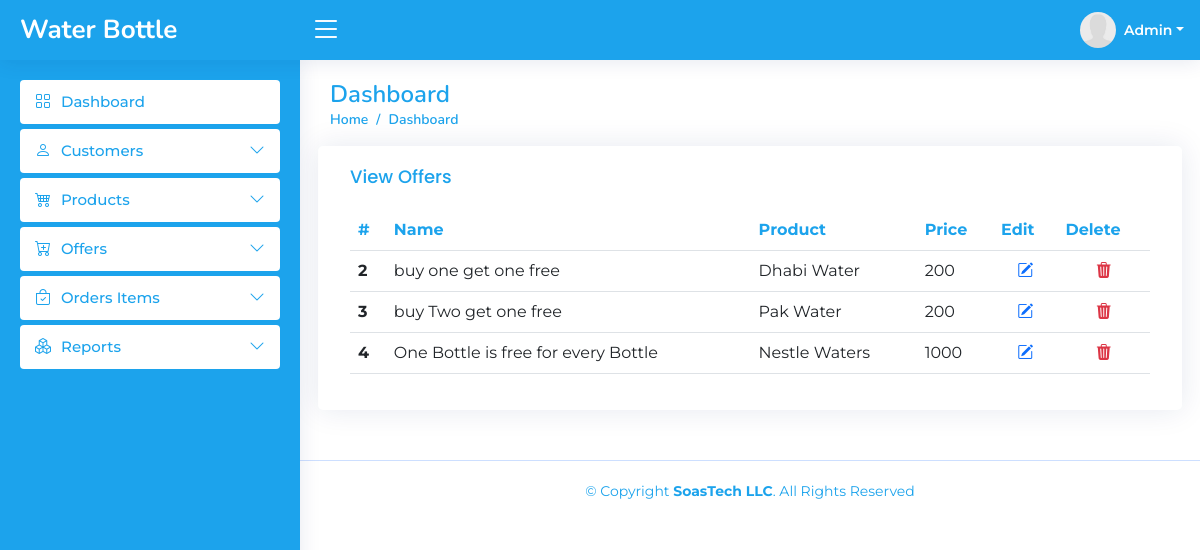
The app's page /Dashboard/viewoffers.php (signed in) with its own data.
### tables this page shows
CREATE TABLE `offers` (
  `id` int(11) NOT NULL,
  `offer` varchar(256) DEFAULT NULL,
  `product_id` int(11) DEFAULT NULL,
  `price` int(11) DEFAULT NULL
);

CREATE TABLE `products` (
  `id` int(11) NOT NULL,
  `product_name` varchar(50) NOT NULL,
  `description` varchar(100) NOT NULL,
  `price` int(11) NOT NULL,
  `stock_quantity` int(11) NOT NULL
);

### Dashboard/viewoffers.php (the view, shortened to what this page needs)
<?php
include("../conn.php");
if(isset($_SESSION['admin']))
{
?>
<!DOCTYPE html>
<html lang="en">
<head>
  <link href="assets/vendor/bootstrap/css/bootstrap.min.css" rel="stylesheet">
  <link href="assets/vendor/bootstrap-icons/bootstrap-icons.css" rel="stylesheet">
  <link href="assets/vendor/boxicons/css/boxicons.min.css" rel="stylesheet">
  <link href="assets/vendor/quill/quill.snow.css" rel="stylesheet">
  <link href="assets/vendor/quill/quill.bubble.css" rel="stylesheet">
  <link href="assets/vendor/remixicon/remixicon.css" rel="stylesheet">
  <link href="assets/vendor/simple-datatables/style.css" rel="stylesheet">
  <link href="assets/css/style.css" rel="stylesheet">
</head>
<body>
 <?php
  include('./header.php');
  ?>
  <?php
  include('./sidebar.php');
  ?>
  <main id="main" class="main">
    <div class="pagetitle">
      <h1>Dashboard</h1>
      <nav>
        <ol class="breadcrumb">
          <li class="breadcrumb-item"><a href="index.php">Home</a></li>
          <li class="breadcrumb-item active">Dashboard</li>
        </ol>
      </nav>
    </div>
    <section class="section dashboard">
      <div class="row">
        <div class="col-lg-12">
          <div class="row">
<div class="card">
  <div class="card-body">
    <h5 class="card-title">View Offers</h5>
    <table class="table table-hover datatable">
      <thead class="samad-dashborad-header">
        <tr>
          <th scope="col">#</th>
          <th scope="col">Name</th>
          <th scope="col">Product</th>
          <th scope="col">Price</th>
          <th scope="col">Edit</th>
          <th scope="col">Delete</th>
        </tr>
      </thead>
      <tbody>
      <?php
        $query = "SELECT offers.*,products.product_name from offers
        JOIN products ON products.id = offers.product_id";
        $query_run = mysqli_query($conn,$query);
        while($row = mysqli_fetch_assoc($query_run)){
        ?>
       <tr>
          <th scope="row"><?php echo $row['id'] ?></th>
          <td><?php echo $row['offer'] ?></td>
          <td><?php echo $row['product_name'] ?></td>
          <td><?php echo $row['price'] ?></td>
          <td class="text-center"><a href="./editoffer.php?id=<?php echo $row['id']?>"><i class="bi bi-pencil-square text-primary"></i></a></td>
          <td class="text-center">
          <form action="./deleteoffer.php" method="POST">
            <a href="deleteoffer.php?delete=<?php echo $row['id'] ?>" name="delete"><i class="bi bi-trash3-fill text-danger"></i></a>
            </form>
          </td>
       </tr>
        <?php
        }
       ?>
      </tbody>
    </table>
  </div>
</div>
          </div>
        </div>
      </div>
    </section>
  </main>
  <?php
  include('./footer.php');
  ?>
</body>
</html>
<?php
    }else{
      header("location:../admin.php");
    }
?>

### Dashboard/header.php (shortened to what this page needs)
 <header id="header" class="header fixed-top d-flex align-items-center">
<div class="d-flex align-items-center justify-content-between">
  <a href="index.php?session=admin" class="logo d-flex align-items-center">
    <span class="d-none d-lg-block">Water Bottle</span>
  </a>
  <i class="bi bi-list toggle-sidebar-btn"></i>
</div>
<nav class="header-nav ms-auto">
  <ul class="d-flex align-items-center">
    <li class="nav-item dropdown pe-3">
      <a class="nav-link nav-profile d-flex align-items-center pe-0" href="#" data-bs-toggle="dropdown">
        <img src="./assets/img/DP.jpg" alt="Profile" class="rounded-circle">
        <span class="d-none d-md-block dropdown-toggle ps-2">Admin</span>
      </a>
    </li>
  </ul>
</nav>
</header>

### Dashboard/sidebar.php (shortened to what this page needs)
<aside id="sidebar" class="sidebar">
  <ul class="sidebar-nav" id="sidebar-nav">
    <li class="nav-item">
      <a class="nav-link " href="index.php">
        <i class="bi bi-grid"></i>
        <span>Dashboard</span>
      </a>
    </li>
    <li class="nav-item">
      <a class="nav-link collapsed" data-bs-target="#components-nav" data-bs-toggle="collapse" href="#">
        <i class="bi bi-person"></i><span>Customers</span><i class="bi bi-chevron-down ms-auto"></i>
      </a>
    </li>
    <li class="nav-item">
      <a class="nav-link collapsed" data-bs-target="#hotels-nav" data-bs-toggle="collapse" href="#">
      <i class="bi bi-cart4"></i><span>Products</span><i class="bi bi-chevron-down ms-auto"></i>
      </a>
    </li>
    <li class="nav-item">
      <a class="nav-link collapsed" data-bs-target="#offers" data-bs-toggle="collapse" href="#">
      <i class="bi bi-cart-plus"></i><span>Offers</span><i class="bi bi-chevron-down ms-auto"></i>
      </a>
    </li>
    <li class="nav-item">
      <a class="nav-link collapsed" data-bs-target="#events-nav" data-bs-toggle="collapse" href="#">
      <i class="bi bi-bag-check"></i><span>Orders Items</span><i class="bi bi-chevron-down ms-auto"></i>
      </a>
    </li>
    <li class="nav-item">
      <a class="nav-link collapsed" data-bs-target="#reports-nav" data-bs-toggle="collapse" href="#">
      <i class="bi bi-boxes"></i><span>Reports</span><i class="bi bi-chevron-down ms-auto"></i>
      </a>
    </li>
  </ul>
</aside>

### Dashboard/footer.php
<footer id="footer" class="footer">
  <div class="copyright">
    &copy; Copyright <strong><span> <a href="https://www.soastech.com/" target="_blank">SoasTech LLC</a></span></strong>. All Rights Reserved
  </div>
</footer>

### Dashboard/assets/css/style.css (style rules this page uses)
:root { scroll-behavior: smooth; }
body { font-family: "Montserrat", sans-serif; }
a { color: #1CA3EC; text-decoration: none; }
.datatable a { color: #1CA3EC !important; text-decoration: none; }
h1, h2, h3, h4, h5, h6 { font-family: "Nunito", sans-serif; }
#main { margin-top: 60px; padding: 20px 30px; transition: all 0.3s; }
.pagetitle { margin-bottom: 10px; }
.pagetitle h1 { font-size: 24px; margin-bottom: 0; font-weight: 600; color: #1CA3EC; }
.card { margin-bottom: 30px; border: none; border-radius: 5px; box-shadow: 0px 0 30px rgba(1, 41, 112, 0.1); }
.card-title { padding: 20px 0 15px 0; font-size: 18px; font-weight: 500; color: #1CA3EC; font-family: "Poppins", sans-serif; }
.table .samad-dashborad-header th { color: #1CA3EC; text-wrap: nowrap; }
.card-body { padding: 0 20px 20px 20px; width: 100%; overflow-x: auto; }
.breadcrumb { font-size: 14px; font-family: "Nunito", sans-serif; color: #1CA3EC; font-weight: 600; }
.breadcrumb a { color: #1CA3EC; transition: 0.3s; }
.breadcrumb .breadcrumb-item::before { color: #1CA3EC; }
.breadcrumb .active { color: #1CA3EC; font-weight: 600; }
.logo { line-height: 1; }
@media (min-width: 1200px) { .logo { width: 280px; } }
.logo span { font-size: 26px; font-weight: 700; color:white; font-family: "Nunito", sans-serif; }
.header { transition: all 0.5s; z-index: 997; height: 60px; box-shadow: 0px 2px 20px rgba(1, 41, 112, 0.1); background-color: #1CA3EC; padding-left: 20px; }
.header .toggle-sidebar-btn { font-size: 32px; padding-left: 10px; cursor: pointer; color: white; }
.header-nav ul { list-style: none; }
.header-nav>ul { margin: 0; padding: 0; }
.header-nav .nav-profile { color: white; }
.header-nav .nav-profile img { max-height: 36px; }
.header-nav .nav-profile span { font-size: 14px; font-weight: 600; }
.sidebar { position: fixed; top: 60px; left: 0; bottom: 0; width: 300px; z-index: 996; transition: all 0.3s; padding: 20px; overflow-y: auto; scrollbar-width: thin; scrollbar-color: #E1A140 transparent; box-shadow: 0px 0px 20px rgba(1, 41, 112, 0.1); background-color: #1CA3EC; }
@media (min-width: 1200px) { #main, #footer { margin-left: 300px; } }
.sidebar-nav { padding: 0; margin: 0; list-style: none; }
.sidebar-nav li { padding: 0; margin: 0; list-style: none; }
.sidebar-nav .nav-item { margin-bottom: 5px; }
.sidebar-nav .nav-link { display: flex; align-items: center; font-size: 15px; font-weight: 500; color: #1CA3EC; transition: 0.3; background: #f6f9ff; padding: 10px 15px; border-radius: 4px; background-color: white; }
.sidebar-nav .nav-link i { font-size: 16px; margin-right: 10px; color: #1CA3EC; }
.sidebar-nav .nav-link.collapsed { color:#1CA3EC; background: white; }
.sidebar-nav .nav-link.collapsed i { color: #1CA3EC; }
.sidebar-nav .nav-link .bi-chevron-down { margin-right: 0; transition: transform 0.2s ease-in-out; }
.footer { padding: 20px 0; font-size: 14px; transition: all 0.3s; border-top: 1px solid #cddfff; }
.footer .copyright { text-align: center; color: #1CA3EC; }

### records on screen
offers: id "2", offer "buy one get one free", product.product_name "Dhabi Water", price "200"
offers: id "3", offer "buy Two get one free", product.product_name "Pak Water", price "200"
offers: id "4", offer "One Bottle is free for every Bottle", product.product_name "Nestle Waters", price "1000"
